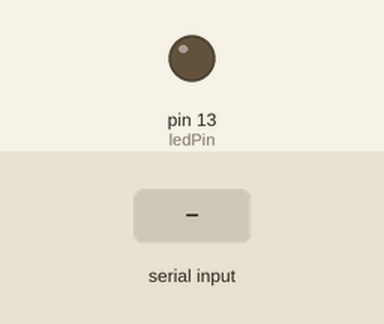
Bench run of a sketch on a simulated Arduino Mega 2560, built with avr-gcc and run on an emulated ATmega2560. Shown: output pins drawn as LEDs (lit = HIGH). The inputs (shaded band) are chosen by the test bench. What the sketch prints to the serial monitor is not drawn.

Above: at 1.2 s.
1.3 s: "R" received over Serial
At 1.7 s:
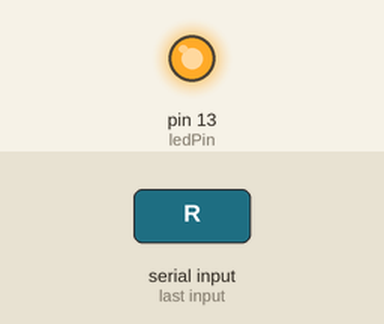
Timing chart, 0 to 4.3 s (numbered marks = the images above; inputs shaded):
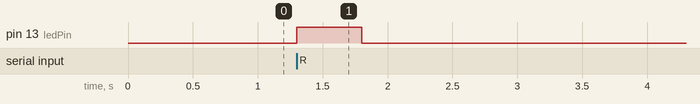

The sketch:

02_HelloWorld.ino
```cpp
/*
 * 02_HelloWorld - the first project.
 * Prints "Hello World!" over serial. Send the letter 'R' from the
 * serial monitor to blink the on-board LED and reprint the message.
 *
 * Wiring: none - just the USB cable.
 * Board:  Mega 2560 (ATmega2560)
 * Upload: .\scripts\upload.ps1 02_HelloWorld
 * View:   .\scripts\monitor.ps1   (9600 baud)
 */

char val;                 // holds the incoming character
int ledPin = 13;          // on-board LED

void setup() {
  Serial.begin(9600);     // open serial at 9600 baud
  pinMode(ledPin, OUTPUT);
  Serial.println("Hello World!");
}

void loop() {
  if (Serial.available()) {     // did we receive anything?
    val = Serial.read();        // read one character
    if (val == 'R') {           // capital R?
      digitalWrite(ledPin, HIGH);
      delay(500);
      digitalWrite(ledPin, LOW);
      delay(500);
      Serial.println("Hello World!");
    }
  }
}
```

Measured:
- after the input at 1.3 s, pin 13 (ledPin): LOW → HIGH at once, → LOW 0.50 s later
